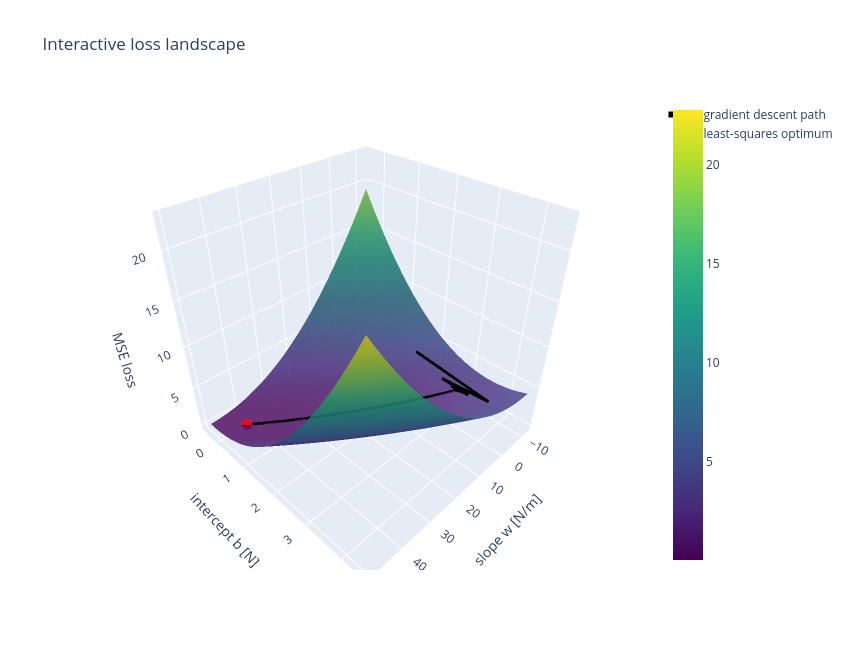

Notebook cell for this chart:
### Markdown cell above
### Interactive loss landscape

The Matplotlib surface above is static in most notebook settings. Plotly creates an interactive version that can be rotated, zoomed, and inspected directly in the notebook.

### Code cell
import plotly.graph_objects as go

fig = go.Figure()

fig.add_trace(
    go.Surface(
        x=W.numpy(),
        y=B.numpy(),
        z=Loss_grid.numpy(),
        colorscale="Viridis",
        opacity=0.85,
        name="MSE loss",
        showscale=True,
    )
)

fig.add_trace(
    go.Scatter3d(
        x=path[:, 0],
        y=path[:, 1],
        z=path[:, 2],
        mode="lines",
        line=dict(color="black", width=6),
        name="gradient descent path",
    )
)

fig.add_trace(
    go.Scatter3d(
        x=[w_lstsq.item()],
        y=[b_lstsq.item()],
        z=[loss_lstsq],
        mode="markers",
        marker=dict(color="red", size=6),
        name="least-squares optimum",
    )
)

fig.update_layout(
    title="Interactive loss landscape",
    scene=dict(
        xaxis_title="slope w [N/m]",
        yaxis_title="intercept b [N]",
        zaxis_title="MSE loss",
    ),
    width=850,
    height=650,
)

fig.show()

### Figure 1 — Plotly figure (JSON) as saved in the notebook; plotly's stock layout.template omitted (floating-point values rounded to 4 significant figures; data arrays with more than 128 entries replaced by an {"elided": "..."} marker saying what was removed)
{"data": [{"colorscale": [[0, "#440154"], [0.1111, "#482878"], [0.2222, "#3e4989"], [0.3333, "#31688e"], [0.4444, "#26828e"], [0.5556, "#1f9e89"], [0.6667, "#35b779"], [0.7778, "#6ece58"], [0.8889, "#b5de2b"], [1, "#fde725"]], "name": "MSE loss", "opacity": 0.85, "showscale": true, "type": "surface", "x": {"elided": "160x160 float values"}, "y": {"elided": "160x160 float values"}, "z": {"elided": "160x160 float values"}}, {"line": {"color": "black", "width": 6}, "mode": "lines", "name": "gradient descent path", "type": "scatter3d", "x": {"elided": "2000 float values"}, "y": {"elided": "2000 float values"}, "z": {"elided": "2000 float values"}}, {"marker": {"color": "red", "size": 6}, "mode": "markers", "name": "least-squares optimum", "type": "scatter3d", "x": [42.48], "y": [0.1395], "z": [0.05686]}], "layout": {"height": 650, "scene": {"xaxis": {"title": {"text": "slope w [N/m]"}}, "yaxis": {"title": {"text": "intercept b [N]"}}, "zaxis": {"title": {"text": "MSE loss"}}}, "title": {"text": "Interactive loss landscape"}, "width": 850}}
